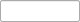
   <widget class="caFrame" name="caframe_4">
    <property name="geometry">
     <rect>
      <x>320</x>
      <y>125</y>
      <width>80</width>
      <height>22</height>
     </rect>
    </property>
    <property name="visibility">
     <enum>caFrame::Calc</enum>
    </property>
    <property name="visibilityCalc">
     <string notr="true">A&gt;1</string>
    </property>
    <property name="channel" stdset="0">
     <string notr="true">$(DEV):RELAY4-SOURCE</string>
    </property>
    <widget class="caLineEdit" name="calineedit_35">
     <property name="geometry">
      <rect>
       <x>0</x>
       <y>0</y>
       <width>80</width>
       <height>22</height>
      </rect>
     </property>
     <property name="alignment">
      <set>Qt::AlignCenter</set>
     </property>
     <property name="channel" stdset="0">
      <string notr="true">$(DEV):RELAY4-PRESSURE</string>
     </property>
     <property name="background">
      <color>
       <red>200</red>
       <green>200</green>
       <blue>200</blue>
      </color>
     </property>
     <property name="colorMode">
      <enum>caLineEdit::Static</enum>
     </property>
     <property name="framePresent" stdset="0">
      <bool>false</bool>
     </property>
     <property name="frameLineWidth" stdset="0">
      <number>1</number>
     </property>
     <property name="precision">
      <number>1</number>
     </property>
     <property name="precisionMode">
      <enum>caLineEdit::Channel</enum>
     </property>
     <property name="unitsEnabled">
      <bool>false</bool>
     </property>
     <property name="formatType">
      <enum>caLineEdit::string</enum>
     </property>
    </widget>
    <widget class="caFrame" name="caframe_10">
     <property name="geometry">
      <rect>
       <x>0</x>
       <y>0</y>
       <width>80</width>
       <height>22</height>
      </rect>
     </property>
     <property name="visibility">
      <enum>caFrame::IfNotZero</enum>
     </property>
     <property name="channel" stdset="0">
      <string notr="true">$(DEV):RELAY4-PRSTATUS</string>
     </property>
     <widget class="caLineEdit" name="calineedit_38">
      <property name="geometry">
       <rect>
        <x>0</x>
        <y>0</y>
        <width>80</width>
        <height>22</height>
       </rect>
      </property>
      <property name="alignment">
       <set>Qt::AlignCenter</set>
      </property>
      <property name="channel" stdset="0">
       <string notr="true">$(DEV):RELAY4-PRSTATUS</string>
      </property>
      <property name="background">
       <color>
        <red>200</red>
        <green>200</green>
        <blue>200</blue>
       </color>
      </property>
      <property name="colorMode">
       <enum>caLineEdit::Static</enum>
      </property>
      <property name="framePresent" stdset="0">
       <bool>false</bool>
      </property>
      <property name="frameLineWidth" stdset="0">
       <number>1</number>
      </property>
      <property name="unitsEnabled">
       <bool>false</bool>
      </property>
      <property name="formatType">
       <enum>caLineEdit::string</enum>
      </property>
     </widget>
    </widget>
   </widget>
